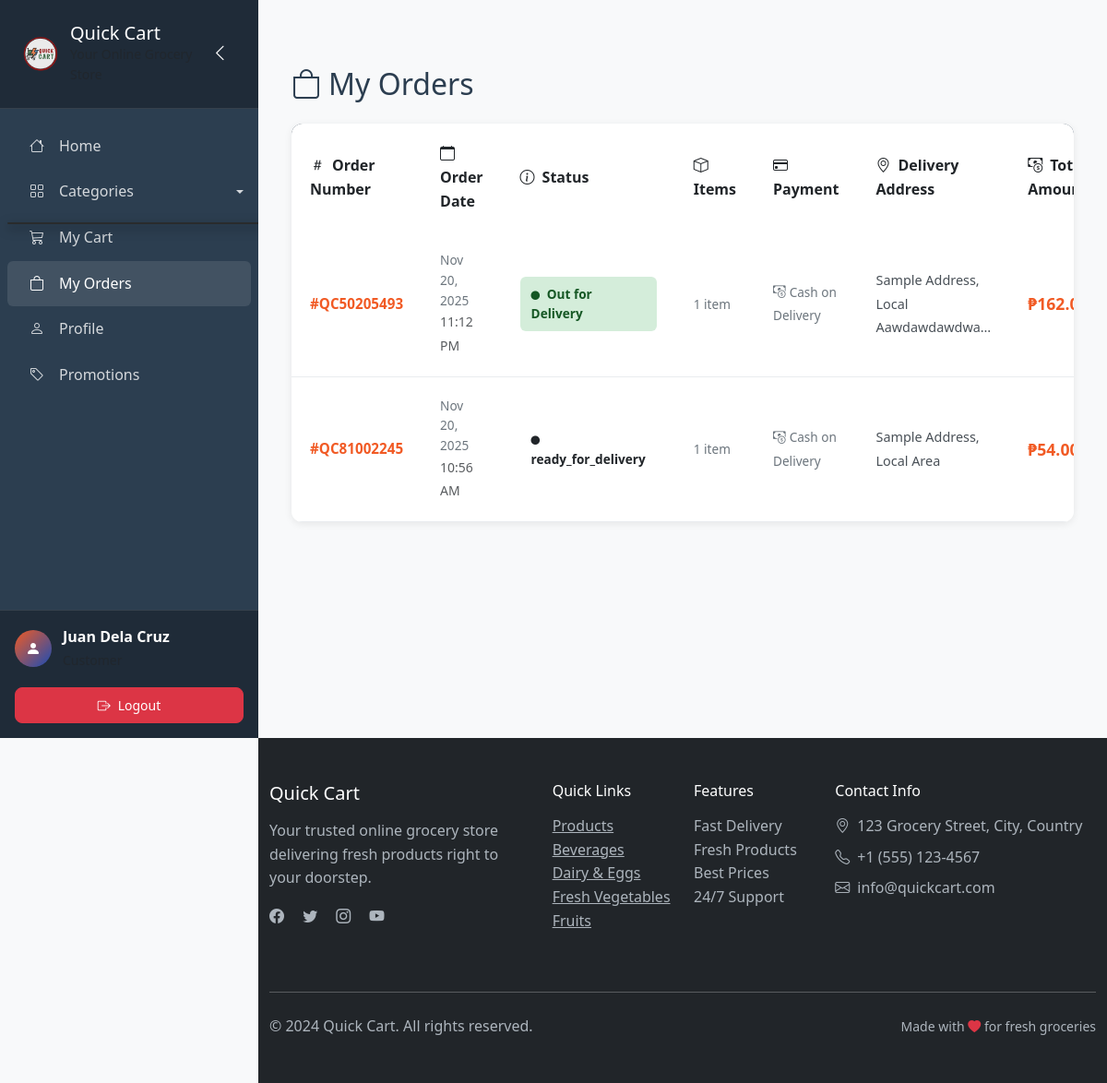
The app's page /orders/ (signed in), older data.
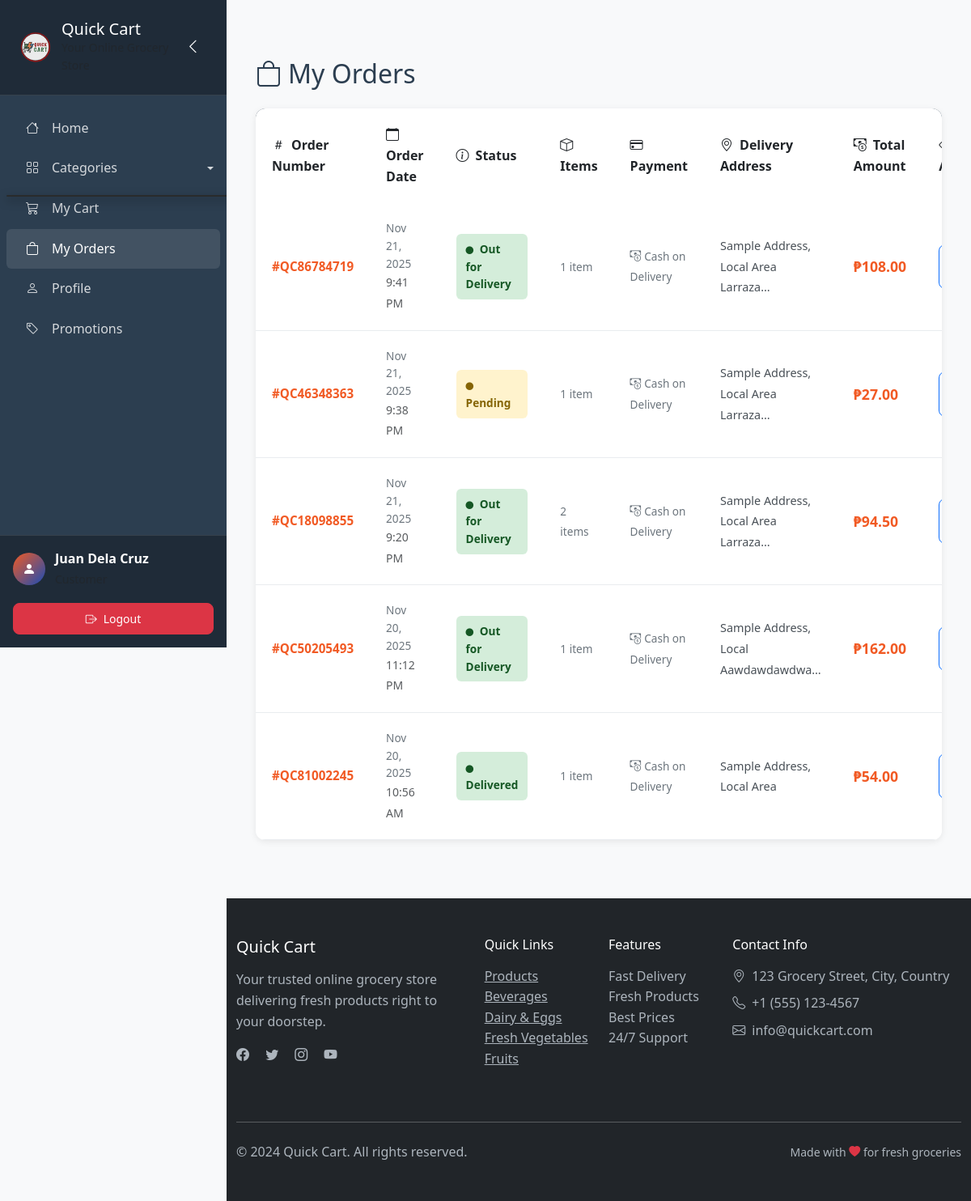
The same page, newer data.
### orders/models.py (models this page shows, shortened)
class Order(models.Model):
    STATUS_CHOICES = [
        ('pending', 'Pending'),
        ('confirmed', 'Confirmed'),
        ('preparing', 'Preparing'),
        ('out_for_delivery', 'Out for Delivery'),
        ('delivered', 'Delivered'),
        ('cancelled', 'Cancelled'),
    ]
    PAYMENT_CHOICES = [
        ('cod', 'Cash on Delivery'),
        ('online', 'Online Payment'),
    ]
    id = models.UUIDField(primary_key=True, default=uuid.uuid4, editable=False)
    user = models.ForeignKey(User, on_delete=models.CASCADE, related_name='orders')
    order_number = models.CharField(max_length=20, unique=True)
    status = models.CharField(max_length=20, choices=STATUS_CHOICES, default='pending')
    payment_method = models.CharField(max_length=20, choices=PAYMENT_CHOICES, default='cod')
    customer_name = models.CharField(max_length=100)
    customer_email = models.EmailField()
    customer_phone = models.CharField(max_length=15)
    delivery_address = models.TextField()
    subtotal = models.DecimalField(max_digits=10, decimal_places=2, validators=[MinValueValidator(0)])
    discount_amount = models.DecimalField(max_digits=10, decimal_places=2, default=0)
    delivery_fee = models.DecimalField(max_digits=10, decimal_places=2, default=0)
    total_amount = models.DecimalField(max_digits=10, decimal_places=2, validators=[MinValueValidator(0)])
    discount_type = models.CharField(max_length=50, blank=True)
    discount_code = models.CharField(max_length=50, blank=True)
    assigned_staff = models.ForeignKey(
        User,
        on_delete=models.SET_NULL,
        null=True,
        blank=True,
        related_name='assigned_orders',
        limit_choices_to={'role': 'staff'}
    )
    created_at = models.DateTimeField(auto_now_add=True)
    updated_at = models.DateTimeField(auto_now=True)
    delivered_at = models.DateTimeField(null=True, blank=True)
    notes = models.TextField(blank=True)
    class Meta:
        ordering = ['-created_at']

### store/models.py (models this page shows, shortened)
class Category(models.Model):
    name = models.CharField(max_length=100, unique=True)
    slug = models.SlugField(max_length=100, unique=True)
    description = models.TextField(blank=True)
    image = models.ImageField(upload_to='categories/', blank=True, null=True)
    is_active = models.BooleanField(default=True)
    created_at = models.DateTimeField(auto_now_add=True)
    class Meta:
        verbose_name_plural = 'Categories'
        ordering = ['name']

### orders/views.py (the view)
# urls.py: path('', views.order_list, name='order_list'),
@login_required
def order_list(request):
    orders = Order.objects.filter(user=request.user)
    paginator = Paginator(orders, 10)
    page_number = request.GET.get('page')
    page_obj = paginator.get_page(page_number)
    context = {
        'page_obj': page_obj,
    }
    return render(request, 'orders/order_list.html', context)

### cart/context_processors.py (called while the page is built)
def cart_context(request):
    try:
        cart = get_or_create_cart(request)
        return {
            'cart': cart,
            'cart_total_items': cart.get_total_items(),
            'cart_total_price': cart.get_total_price(),
        }
    except:
        return {
            'cart': None,
            'cart_total_items': 0,
            'cart_total_price': 0,
        }

### cart/models.py (called while the page is built)
    def get_total_price(self):
        return sum(item.get_total_price() for item in self.items.all())

    def get_total_items(self):
        return sum(item.quantity for item in self.items.all())

### store/context_processors.py (called while the page is built)
def categories_context(request):
    return {
        'categories': Category.objects.filter(is_active=True).order_by('name')
    }

### templates/orders/order_list.html (shortened to what this page needs)
{% extends 'sidebar_base.html' %}
{% block content %}
<div class="container my-5">
    <h2 class="mb-4">
        <i class="bi bi-bag me-2"></i>My Orders
    </h2>
    {% if page_obj %}
    <div class="orders-table-container">
        <table class="table orders-table">
            <thead>
                <tr>
                    <th><i class="bi bi-hash me-2"></i>Order Number</th>
                    <th><i class="bi bi-calendar me-2"></i>Order Date</th>
                    <th><i class="bi bi-info-circle me-2"></i>Status</th>
                    <th><i class="bi bi-box me-2"></i>Items</th>
                    <th><i class="bi bi-credit-card me-2"></i>Payment</th>
                    <th><i class="bi bi-geo-alt me-2"></i>Delivery Address</th>
                    <th><i class="bi bi-cash-coin me-2"></i>Total Amount</th>
                    <th><i class="bi bi-eye me-2"></i>Action</th>
                </tr>
            </thead>
            <tbody>
                {% for order in page_obj %}
                <tr>
                    <td data-label="Order Number">
                        <span class="order-number">#{{ order.order_number }}</span>
                    </td>
                    <td data-label="Order Date">
                        <div class="order-date">{{ order.created_at|date:"M d, Y" }}</div>
                        <small class="text-muted">{{ order.created_at|time:"g:i A" }}</small>
                    </td>
                    <td data-label="Status">
                        <span class="status-badge status-{{ order.status }}">
                            <i class="bi bi-circle-fill me-1" style="font-size: 0.6rem;"></i>
                            {{ order.get_status_display }}
                        </span>
                    </td>
                    <td data-label="Items">
                        <span class="order-items-count">
                            {{ order.items.count }} item{{ order.items.count|pluralize }}
                        </span>
                    </td>
                    <td data-label="Payment Method">
                        <span class="payment-method">
                            {% if order.payment_method == 'cod' %}
                            <i class="bi bi-cash-coin me-1"></i>Cash on Delivery
                            {% elif order.payment_method == 'online' %}
                            <i class="bi bi-credit-card me-1"></i>Online Payment
                            {% endif %}
                        </span>
                    </td>
                    <td data-label="Delivery Address">
                        <small class="delivery-address" title="{{ order.delivery_address }}">
                            {{ order.delivery_address|truncatechars:35 }}
                        </small>
                    </td>
                    <td data-label="Total Amount">
                        <span class="order-total">₱{{ order.total_amount }}</span>
                    </td>
                    <td data-label="Action">
                        <div class="action-buttons">
                            <a href="{% url 'orders:order_detail' order.id %}" class="btn btn-outline-primary btn-sm">
                            </a>
                        </div>
                    </td>
                </tr>
                {% endfor %}
            </tbody>
        </table>
    </div>
    {% endif %}
</div>
{% endblock %}

### templates/sidebar_base.html (shortened to what the changed rows need)
{% load static %}
<!DOCTYPE html>
<html lang="en">
<head>
    <link href="https://cdn.jsdelivr.net/npm/bootstrap@5.3.0/dist/css/bootstrap.min.css" rel="stylesheet">
    <link href="https://cdn.jsdelivr.net/npm/bootstrap-icons@1.10.0/font/bootstrap-icons.css" rel="stylesheet">
    <link href="{% static 'css/style.css' %}" rel="stylesheet">
</head>
<body class="bg-light">
    <div class="main-content" id="mainContent">
        <div class="container-fluid p-4">
            {% block content %}
            {% endblock %}
        </div>
    </div>
    <footer class="footer bg-dark text-white py-5" style="margin-left: 280px;">
        <div class="container">
            <div class="row">
                <div class="col-lg-2 col-md-6 mb-4">
                    <ul class="list-unstyled">
                        {% for category in categories|slice:":4" %}
                        <li><a href="{% url 'store:category_products' category.slug %}" class="text-muted">{{ category.name }}</a></li>
                        {% endfor %}
                    </ul>
                </div>
            </div>
        </div>
    </footer>
    <script src="{% load static %}{% static 'js/main.js' %}"></script>
</body>
</html>

Row changes from the older to the newer data that the page shows:
added Order: order_number "QC86784719", created_at "Nov 21, 2025", created_at "9:41 PM", status "Out for Delivery", items.count "1", payment_method "cod" (drawn), delivery_address "Sample Address, Local Area Larraza…", total_amount "108.00"
added Order: order_number "QC46348363", created_at "Nov 21, 2025", created_at "9:38 PM", status "Pending", items.count "1", payment_method "cod" (drawn), delivery_address "Sample Address, Local Area Larraza…", total_amount "27.00"
added Order: order_number "QC18098855", created_at "Nov 21, 2025", created_at "9:20 PM", status "Out for Delivery", items.count "2", payment_method "cod" (drawn), delivery_address "Sample Address, Local Area Larraza…", total_amount "94.50"
changed Order "QC81002245": status "ready_for_delivery" → "Delivered"
